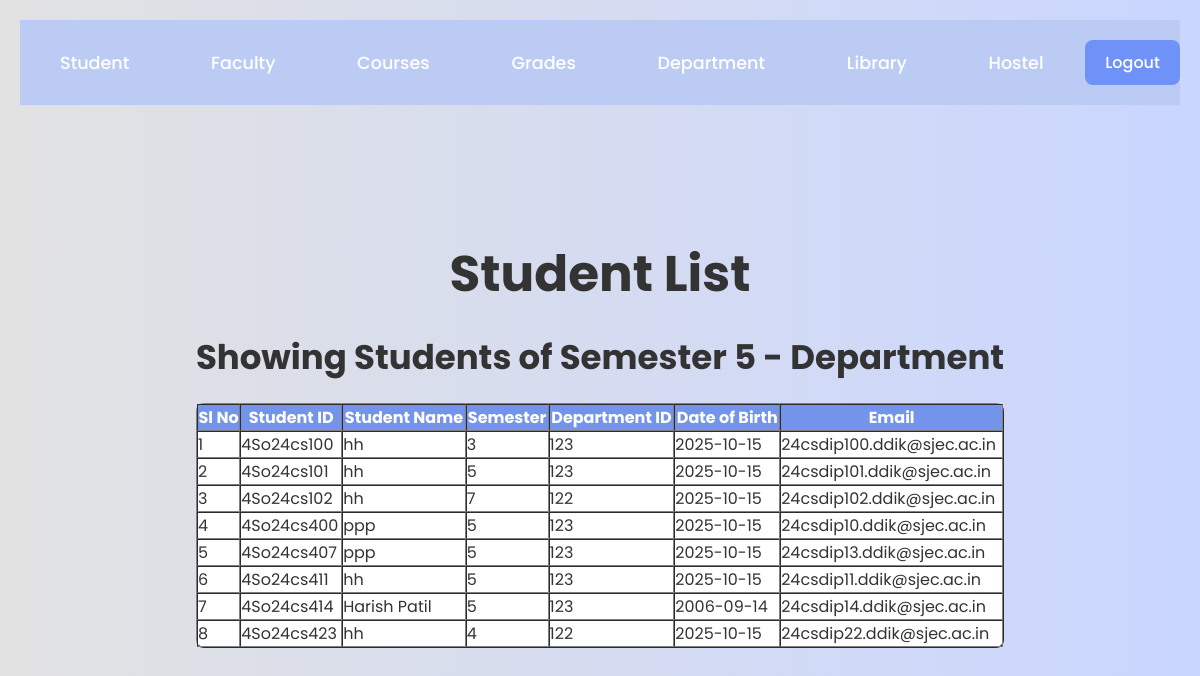
Screenshot of /admin_index.php?sem=5 with the database file from the repository.
### tables this page shows
CREATE TABLE `student` (
  `st_id` varchar(20) NOT NULL,
  `st_name` varchar(100) NOT NULL,
  `semester` int(11) NOT NULL,
  `dept_id` int(11) NOT NULL,
  `dob` date NOT NULL,
  `email` varchar(100) DEFAULT NULL
);

### admin_index.php (the view, shortened to what this page needs)
<?php
require_once 'config.php';
$sem = isset($_GET['sem']) ? $_GET['sem'] : '';
$dept_id = isset($_GET['department_id']) ? $_GET['department_id'] : '';
if (!empty($sem) && !empty($dept_id)) {
    $stmt = $conn->prepare("SELECT * FROM student WHERE semester = ? AND dept_id = ?");
    $stmt->bind_param("ss", $sem, $dept_id);
    $stmt->execute();
    $result = $stmt->get_result();
} else {
    $result = $conn->query("SELECT * FROM student");
}
?>
<!DOCTYPE html>
<html>
<head>
    <link rel="stylesheet" href="style.css">
</head>
<body>
<header>
    <nav class="navigation">
        <ul>
            <li><a href="student.php">Student</a></li>
            <li><a href="faculty.php">Faculty</a></li>
            <li><a href="courses.php">Courses</a></li>
            <li><a href="grade.php">Grades</a></li>
            <li><a href="department.php">Department</a></li>
            <li><a href="library.php">Library</a></li>
            <li><a href="hostel.php">Hostel</a></li>
            <li><button onclick="window.location.href='logout.php'" class="logout-btn">Logout</button></li>
        </ul>
    </nav>
</header>
<div class="container">
    <h1>Student List</h1>
    <h2>Showing Students of Semester <?php echo $sem; ?> - Department <?php echo $dept_id; ?></h2>
    <table border="1" cellpadding="10" cellspacing="0" style="width:100%; background: #fff; border-radius: 8px;">
        <thead style="background-color: #7494ec; color: white;">
            <tr>
                <th>Sl No</th>
                <th>Student ID</th>
                <th>Student Name</th>
                <th>Semester</th>
                <th>Department ID</th>
                <th>Date of Birth</th>
                <th>Email</th>
            </tr>
        </thead>
        <tbody>
            <?php
            if (mysqli_num_rows($result) > 0):
                $serial = 1;
                while($row = mysqli_fetch_assoc($result)):
            ?>
                    <tr>
                        <td><?php echo $serial++; ?></td>
                        <td><?php echo htmlspecialchars($row['st_id']); ?></td>
                        <td><?php echo htmlspecialchars($row['st_name']); ?></td>
                        <td><?php echo htmlspecialchars($row['semester']); ?></td>
                        <td><?php echo htmlspecialchars($row['dept_id']); ?></td>
                        <td><?php echo htmlspecialchars($row['dob']); ?></td>
                        <td><?php echo htmlspecialchars($row['email']); ?></td>
                    </tr>
                <?php endwhile; ?>
            <?php else: ?>
                <tr>
                    <td colspan="7" style="text-align:center;">No students found.</td>
                </tr>
            <?php endif; ?>
        </tbody>
    </table>
</div>
</body>
</html>

### style.css (style rules this page uses)
* { margin: 0; padding: 0; box-sizing: border-box; font-family: "Poppins", sans-serif; }
body { display: flex; justify-content: center; align-items: center; min-height: 100vh; background: linear-gradient(to right, #e2e2e2, #c9d6ff); background-size: cover; background-position: center; color: #333; }
header { position: fixed; top: 0; left: 0; width: 100%; padding: 20px; margin-bottom: 30px; z-index: 99; }
header ul { list-style: none; display: flex; justify-content: space-between; align-items: center; gap: 20px; background: #bccbf4; }
header li { font-weight: bold; cursor: pointer; }
.navigation a { position: relative; font-size: 1.1em; color: #fff; text-decoration: none; font-weight: 500; margin-left: 40px; }
.navigation a::after { content: ''; position: absolute; left: 0; bottom: -6px; width: 100%; height: 3px; background: #061001; border-radius: 5px; transform: scale(0); }
.container { margin: 5px; margin-top: 90px; }
h1, h2 { font-size: 34px; text-align: center; margin-bottom: 20px; }
h1 { font-size: 50px; }
button { width: 100%; padding: 12px; background: #7494ec; border-radius: 6px; border: none; cursor: pointer; font-size: 16px; color: #fff; font-weight: 500; margin-bottom: 20px; transition: 0.5s; }
button.logout-btn { background-color: #6e92f7; padding: 10px 20px; font-size: 16px; border: none; border-radius: 8px; cursor: pointer; color: white; width: auto; margin-top: 20px; transition: 0.3s; }

### rows the page displays
student: st_id "4So24cs100", st_name "hh", semester "3", dept "123", dob "2025-10-15", email "24csdip100.ddik@sjec.ac.in"
student: st_id "4So24cs101", st_name "hh", semester "5", dept "123", dob "2025-10-15", email "24csdip101.ddik@sjec.ac.in"
student: st_id "4So24cs102", st_name "hh", semester "7", dept "122", dob "2025-10-15", email "24csdip102.ddik@sjec.ac.in"
student: st_id "4So24cs400", st_name "ppp", semester "5", dept "123", dob "2025-10-15", email "24csdip10.ddik@sjec.ac.in"
student: st_id "4So24cs407", st_name "ppp", semester "5", dept "123", dob "2025-10-15", email "24csdip13.ddik@sjec.ac.in"
student: st_id "4So24cs411", st_name "hh", semester "5", dept "123", dob "2025-10-15", email "24csdip11.ddik@sjec.ac.in"
student: st_id "4So24cs414", st_name "Harish Patil", semester "5", dept "123", dob "2006-09-14", email "24csdip14.ddik@sjec.ac.in"
student: st_id "4So24cs423", st_name "hh", semester "4", dept "122", dob "2025-10-15", email "24csdip22.ddik@sjec.ac.in"

### other values shown
$sem "5"
